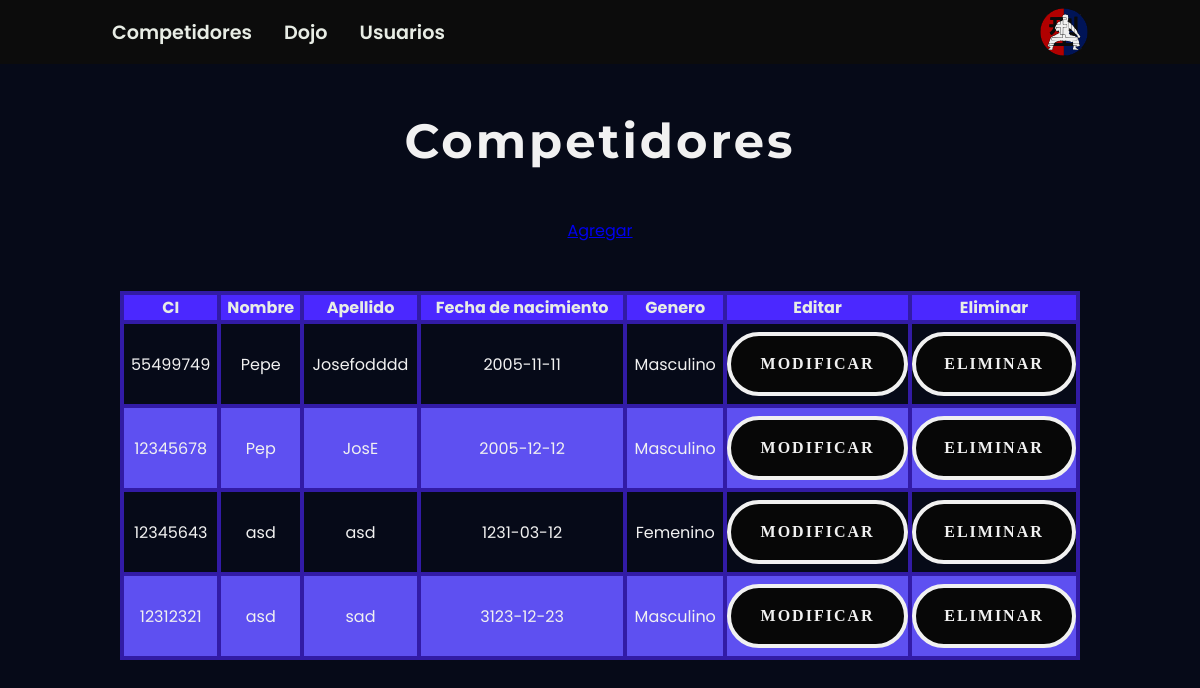
The page /index.php?c=competidores&a=index on the database its author committed.
### tables this page shows
CREATE TABLE `competidor` (
  `idcompetidor` int(11) NOT NULL,
  `CI` int(8) NOT NULL,
  `nombre` varchar(20) NOT NULL,
  `apellido` varchar(20) NOT NULL,
  `fecha_nac` date NOT NULL,
  `genero` enum('Masculino','Femenino') NOT NULL
);

### controllers/Competidores.php (called while the page is built, shortened)
<?php
	class CompetidoresController {
		public function __construct(){
			require_once "models/CompetidoresModel.php";
		}
		public function index(){
			$competidores = new Competidores_model();
			$data["titulo"] = "Competidores";
			$data["competidores"] = $competidores->get_competidores();
			require_once "views/competidores/competidores.php";
		}
	}
	?>

### config/database.php (called while the page is built)
<?php
	class Conectar {
		public static function conexion(){
			$conexion = new mysqli("127.0.0.1", "root", "", "testingdummies");
			return $conexion;
		}
	}

### models/CompetidoresModel.php (called while the page is built, shortened)
<?php
	class Competidores_model {
		private $db;
		private $competidores;
		public function __construct(){
			$this->db = Conectar::conexion();
			$this->competidores = array();
		}
		public function get_competidores()
		{
			$sql = "SELECT * FROM competidor";
			$resultado = $this->db->query($sql);
			while($row = $resultado->fetch_assoc())
			{
				$this->competidores[] = $row;
			}
			return $this->competidores;
		}
	}
?>

### views/competidores/competidores.php (the view, shortened to what this page needs)
<!DOCTYPE html>
<html lang="es">
	<head>
		<link rel="stylesheet" href="assets/css/styles-competidores-dojos.css">
	</head>
	<body>
	<header class="header">
        <nav>
            <ul class="nav_menu">
                <li> <a href="index.php?c=competidores&a=index" class="btn btn-primary">Competidores</a></li>
                <li> <a href="index.php?c=dojo&a=index" class="btn btn-primary">Dojo</a></li>
                <li> <a href="index.php?c=usuarios&a=index" class="btn btn-primary">Usuarios</a></li>
            </ul>
        </nav>
        <figure class="container_logo">
			<a href="index.php?c=usuarios&a=inicio">
            <img src="assets/img/logo.svg" class="logo"alt="Logo de la aplicacion web de Testing Dummmies">
			</a>
		</figure>
    </header>
		<main class="container">
			<h1><?php echo $data["titulo"]; ?></h1>
			<a href="index.php?c=competidores&a=nuevo" class=" btn-primary"><span class="text">Agregar</span></a>
			<div class="table-responsive">
				<table class="table" cellspacing=0 cellpadding=5 >
					<thead>
						<tr class="table-primary">
							<th>CI</th>
							<th>Nombre</th>
							<th>Apellido</th>
							<th>Fecha de nacimiento</th>
							<th>Genero</th>
							<th>Editar</th>
							<th>Eliminar</th>
					<tbody>
						<?php foreach($data["competidores"] as $dato) {
							echo "<tr>";
							echo "<td>".$dato["CI"]."</td>";
							echo "<td>".$dato["nombre"]."</td>";
							echo "<td>".$dato["apellido"]."</td>";
							echo "<td>".$dato["fecha_nac"]."</td>";
							echo "<td>".$dato["genero"]."</td>";
							echo "<td><a href='index.php?c=competidores&a=modificar&id=".$dato["idcompetidor"]."' class='btn'>
    						<span class='text'>Modificar</span>
  							</a></td>"
							;
							echo "<td><a href='index.php?c=competidores&a=eliminar&id=".$dato["idcompetidor"]."' class='btn'>
    						<span class='text'>Eliminar</span>
  							</a></td>";
							echo "</tr>";
						}
						?>
					</tbody>
				</table>
			</div>
		</main>
	</body>
</html>

### assets/css/styles-competidores-dojos.css (style rules this page uses)
:root { --dark-color:#070707; --main-bg-color:#121212; --secund-bg-color:#0c0c0c; --blue-main:#001659; --secund-color:#321ba6; --red-main:#b30000; --main-color:#09bc9a; --secund-bg-color-light:#e8ede5; --main-bg-color-light:#f1f1f1; }
* { padding: 0; margin: 0; }
body { width: 100%; height: 100%; display: flex; flex-direction: column; font-family: "Poppins"; align-items: center; overflow-x: hidden; background-color: #070707; }
header { width:100vw; height: 4rem; background-color: #0c0c0c; display: flex; justify-content: space-between; align-items: center; padding:1rem 7rem; box-sizing: border-box; }
nav, ul ,li { display: flex; gap:2rem; }
.container_logo { width: 3rem; height: 3rem; }
.logo { width: 100%; height: 100%; object-fit: cover; }
nav a { text-decoration: none; color: var(--secund-bg-color-light); font-size: 1.2rem; font-weight: 600; position: relative; }
nav a::before { content:""; position:absolute; width: 0%; height: 2.5px; background-color: var(--main-color); top:100%; }
.container { width: 100vw; min-height: 100vh; height: 100%; display: flex; justify-content:baseline; align-items: center; background-color:#00165934; flex-direction: column; padding-top: 3rem; gap:3rem; overflow-x: hidden; }
.container h1 { color: var(--main-bg-color-light); font-family: Montserrat, sans-serif; font-size: 3rem; font-weight: 700; letter-spacing: 3px; }
.table-responsive { width: 80%; height: auto; display: flex; justify-content: center; align-items:center; }
.table { width: 100%; }
table, tr, th, td { border: 2px solid #321ba6; text-align: center; }
td { padding: .5rem 0; }
thead { background-color:#4b28ff; color:var(--secund-bg-color-light); font-size: 1rem; padding:1rem }
tr:nth-child(2n) { background-color:#5e50f1; }
tbody { color:var(--main-bg-color-light); font-size:1rem; }
.container .btn { background-color: var(--dark-color); color: var(--main-bg-color-light); font-family: ""; font-weight: 900; line-height: 1.5; border-radius: 3rem; padding:1rem; font-size: 1rem; border: 4px solid var(--main-bg-color-light); text-decoration: none; letter-spacing: 2px; overflow: hidden; position: relative; z-index: 0; display: flex; flex-direction: column; justify-content: center; align-items: center; margin:auto; max-width: 10rem; max-height: 2rem; text-transform: uppercase; }
.container .btn::before { content: ""; background-color: var(--main-bg-color-light); width: 100%; height: 100%; position: absolute; top: -100%; border-radius: 0 0 100% 100%; }
.container .btn .text { position: relative; z-index: 2; }

### rows shown on the page
competidor: CI "55499749", nombre "Pepe", apellido "Josefodddd", fecha_nac "2005-11-11", genero "Masculino"
competidor: CI "12345678", nombre "Pep", apellido "JosE", fecha_nac "2005-12-12", genero "Masculino"
competidor: CI "12345643", nombre "asd", apellido "asd", fecha_nac "1231-03-12", genero "Femenino"
competidor: CI "12312321", nombre "asd", apellido "sad", fecha_nac "3123-12-23", genero "Masculino"

### other values the page prints
$data["titulo"] "Competidores"
